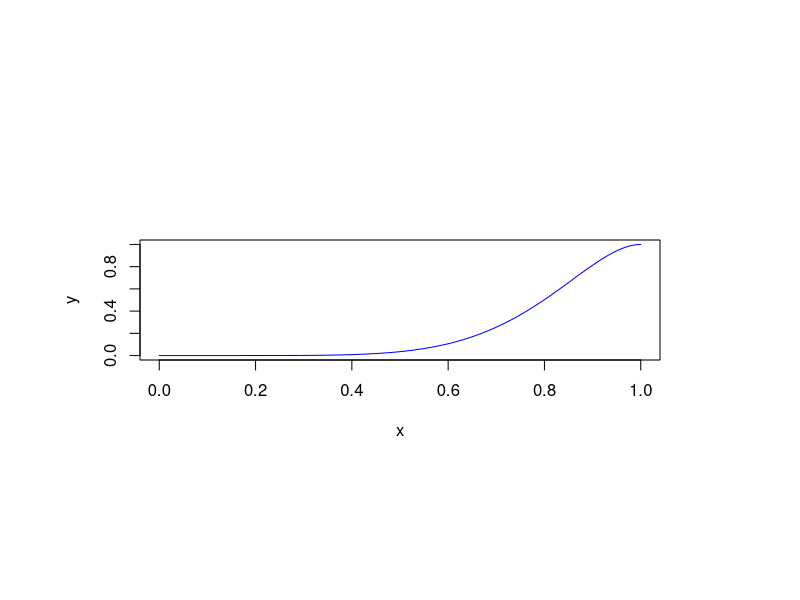

This chart was generated by the following R code:
## ---- chunk 1
x=seq(0,1,length=100)
y=pbeta(x,7,2,ncp=0,lower.tail = TRUE)
par(mfrow=c(1,1), mar=c(12,7,12,7)) 
plot(x,y, type="l", col="blue")
